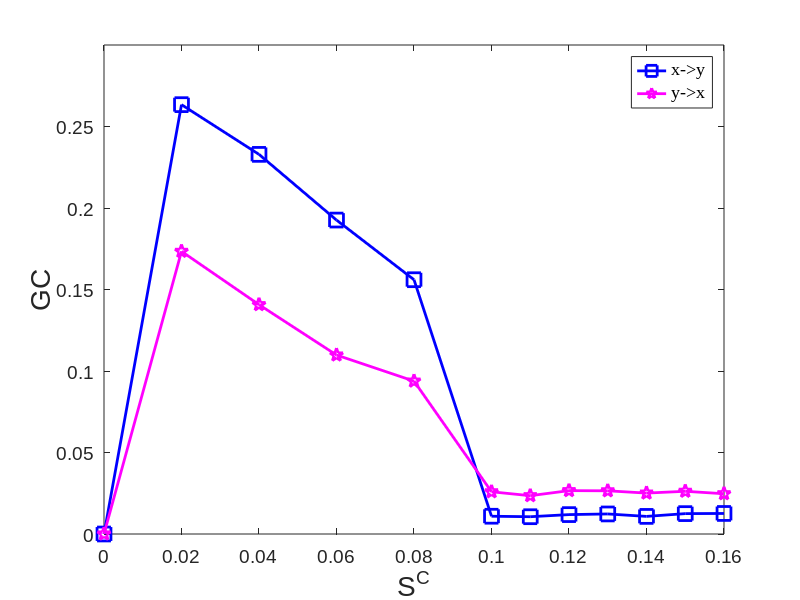

Recreate this plot in MATLAB.
%% Fig3_HH_TWO_Neurons_LinearGC
C=[0 0.02 0.04 0.06 0.08 0.1 0.11 0.12 0.13 0.14 0.15 0.16];
gc_zero_line=1.6132e-04;
significant=1;
if significant==0
%% GC results no significant test
GC_xy=[0.1114e-03 0.2634 0.2329 0.1926 0.1560 0.0109 0.0106 0.0119 0.0123 0.0108 0.0125 0.0126];
GC_yx=[0.1015e-03 0.1734 0.1407 0.1098 0.0938 0.0259 0.0235 0.0266 0.0265 0.0251 0.0262 0.0247];
else
%% GC2 results have significant test
GC_xy=[0 0.2634 0.2329 0.1926 0.1560 0.0109 0.0106 0.0119 0.0123 0.0108 0.0125 0.0126];
GC_yx=[0 0.1734 0.1407 0.1098 0.0938 0.0259 0.0235 0.0266 0.0265 0.0251 0.0262 0.0247];
end

% Plot
h0=figure;
clf;
plot(C,GC_xy,'MarkerSize',10,'Marker','s','LineWidth',2,...
'Color',[0 0 1]);hold on
plot(C,GC_yx,'MarkerSize',10,'Marker','p','LineWidth',2,...
'Color',[1 0 1]);

% Legend 
hleg1 =legend('x->y','y->x','northeast');
set(hleg1,'Location','northeast') 
set(hleg1,'FontName','Times New Roman','FontSize',18,'FontWeight','normal')
 
axis([0 0.16 0 0.3])
set(gca, 'XTick', 0:0.02:0.16); 
% set(gca, 'YTick',0:0.02:0.65);

% Create axis font size
set(gca,'FontName','Arial','FontSize',14)
% Create xlabel
xlabel({'S^C'},'FontSize',20,'FontName','Arial');
% Create ylabel
ylabel({'GC'},'FontSize',20,'FontName','Arial');

%%
print(h0,'-depsc2','-r300','LineraGC_HH_Two_Neurons_Fig3.eps')